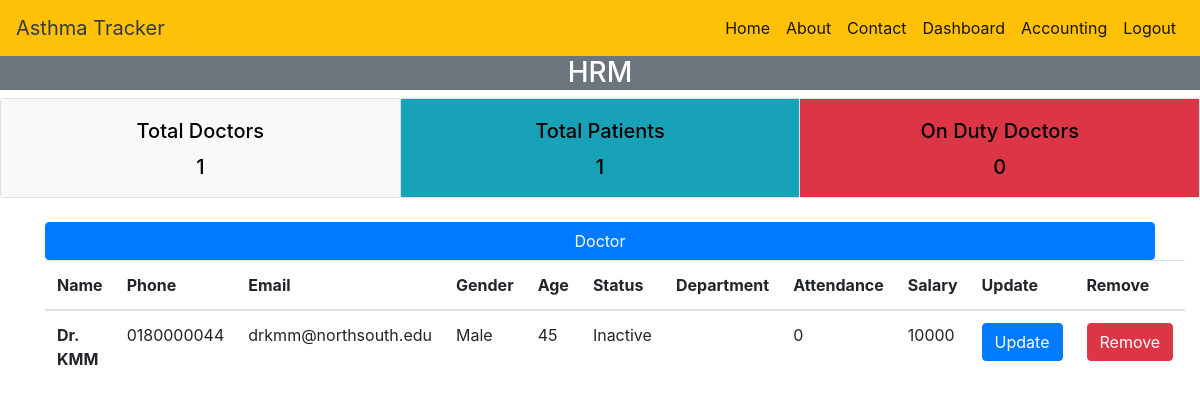
The app's page /hr_dashboard/, older data.
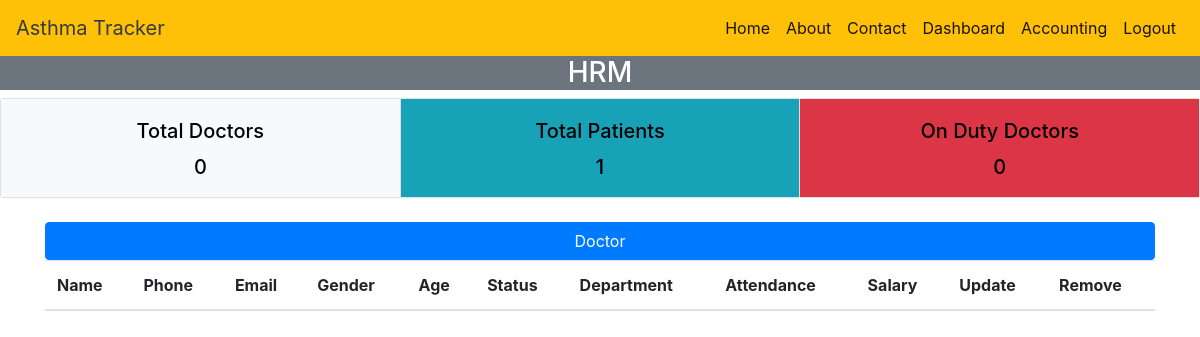
The same page, newer data.
### DOCTOR/models.py (models this page shows)
class Doctor(models.Model):
    name = models.CharField(max_length=40)
    phone = models.CharField(max_length=12, default="", unique=True)
    email = models.CharField(max_length=50, unique=True)
    gender = models.CharField(max_length=30)
    address = models.CharField(max_length=200)
    age = models.IntegerField(default=0)
    blood = models.CharField(max_length=10)
    username = models.OneToOneField(User, on_delete=models.CASCADE)
    status = models.BooleanField(default=0)
    department = models.CharField(max_length=30, default="")
    attendance = models.IntegerField(default=0)
    salary = models.IntegerField(default=10000)

### COMMON_APP/views.py (the view)
# urls.py: path('hr_dashboard/', hr_dashboard, name='hr_dashboard'),
def hr_dashboard(request):
    status = False
    if request.user:
        status = request.user
    all_p = Patient.objects.all()
    all_d = Doctor.objects.all()
    active_d = Doctor.objects.filter(status=1)
    return render(request, 'hr_dashboard.html',
                  {"all_p": len(all_p), "all_d": len(all_d), "all_data": all_d, "active_d": len(active_d), 'user': "H",
                   'status': status})

### templates/hr_dashboard.html (shortened to what this page needs)
<!DOCTYPE html>
<html>
<head>
    <link rel="stylesheet" href="https://stackpath.bootstrapcdn.com/bootstrap/4.5.0/css/bootstrap.min.css">
</head>
<body>
{% include "nav.html" %}
<div class="W bg-secondary">
   <h3> HRM </h3>
</div>
<div class="card-group">
    <div class="card">
        <div class="card-body bg-light">
            <h5 class="card-title">Total Doctors</h5>
            <h5>{{ all_d }}</h5>
        </div>
    </div>
    <div class="card">
        <div class="card-body bg-info">
            <h5 class="card-title">Total Patients</h5>
            <h5>{{ all_p }}</h5>
        </div>
    </div>
    <div class="card">
        <div class="card-body bg-danger">
            <h5 class="card-title">On Duty Doctors</h5>
            <h5>{{ active_d }}</h5>
        </div>
    </div>
</div>
<br>
<div class="container">
    <div class="row">
        <div class="col-sm-12">
            <button class="btn btn-primary">Doctor</button>
            <table class="table">
                <thead>
                <tr>
                    <th scope="col">Name</th>
                    <th scope="col">Phone</th>
                    <th scope="col">Email</th>
                    <th scope="col">Gender</th>
                    <th scope="col">Age</th>
                    <th scope="col">Status</th>
                    <th scope="col">Department</th>
                    <th scope="col">Attendance</th>
                    <th scope="col">Salary</th>
                    <th scope="col">Update</th>
                    <th scope="col">Remove</th>
                </tr>
                </thead>
                <tbody>
                {% for data in all_data %}
                <tr>
                    <th scope="row">{{ data.name }}</th>
                    <td> {{ data.phone }}</td>
                    <td> {{ data.email }}</td>
                    <td> {{ data.gender }}</td>
                    <td> {{ data.age }}</td>
                    {% if data.status %}
                    <td> Active</td>
                    {% else %}
                    <td> Inactive</td>
                    {% endif %}
                    <td> {{ data.department }}</td>
                    <td> {{ data.attendance }}</td>
                    <td> {{ data.salary }}</td>
                    <td><a href="{% url 'update_doctor' id=data.id %}" class="btn btn-primary">Update</a></td>
                    <td><a href="{% url 'delete_doctor' %}" class="btn btn-danger">Remove</a></td>
                </tr>
                {% endfor %}
                </tbody>
            </table>
        </div>
    </div>
</div>
</body>
</html>

### templates/nav.html (shortened to what this page needs)
<nav class="navbar navbar-expand-lg navbar-light bg-warning">
    <a class="navbar-brand text-dark" href="#">Asthma Tracker</a>
    <div class="collapse navbar-collapse" id="navbarNavDropdown">
        <ul class="navbar-nav ml-auto">
            {% if user == None %}
            <li class="nav-item active">
                <a class="nav-link" href="/">Home <span class="sr-only">(current)</span></a>
            </li>
            {% else %}
            <li class="nav-item active">
                <a class="nav-link" href="{% url 'dashboard' user=user %}">Home </a>
            </li>
            {% endif %}
            <li class="nav-item active">
                <a class="nav-link" href="/about">About <span class="sr-only">(current)</span></a>
            </li>
            <li class="nav-item active">
                <a class="nav-link" href="/contact">Contact <span class="sr-only">(current)</span></a>
            </li>
            {% if status and user == "H" %}
            <li class="nav-item active">
                <a class="nav-link" href="{% url 'hr_dashboard' %}"> Dashboard </a>
            </li>
            <li class="nav-item active">
                <a class="nav-link" href="{% url 'hr_accounting'  %}"> Accounting <span class="sr-only">(current)</span></a>
            </li>
            <li class="nav-item active">
                <a class="nav-link" href="/logout">Logout <span class="sr-only">(current)</span></a>
            </li>
            {% endif %}
        </ul>
    </div>
</nav>

### templates/hr_dashboard.html (style rules this page uses)
.card-body { text-align: center; }
.card { height: 100px; }
button { width: 100%; }
.W { text-align: center; color: white; }
.card-body { color: black; }

Row changes from the older to the newer data that the page shows:
removed Doctor: name "Dr. KMM", phone "0180000044", email "drkmm@northsouth.edu", gender "Male", age "45", status "Inactive", attendance "0", salary "10000"
Text that changed along with them:
{{ all_d }}: "1" → "0"
